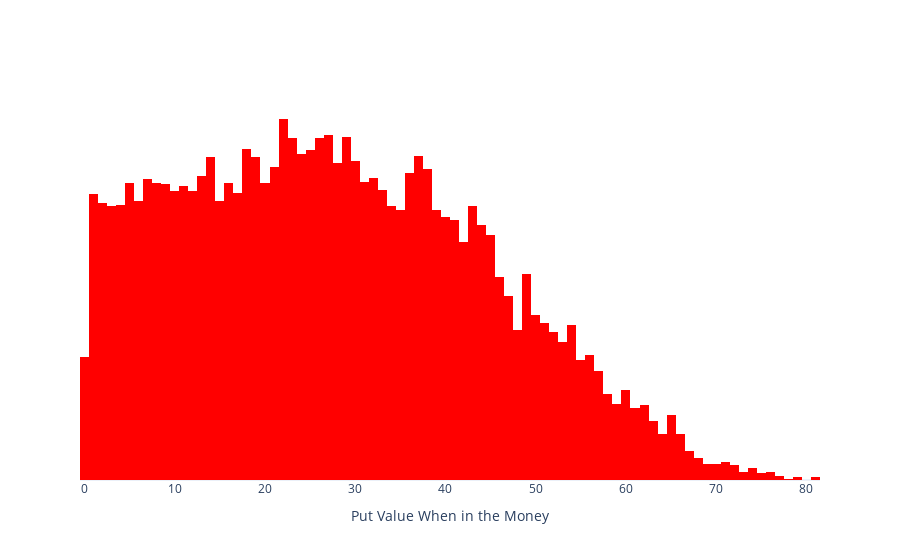

The code cell stored with this chart in its notebook:
### Markdown cell above
# FIGURE (IN THE MONEY PUT)

### Code cell
fig_put = go.Figure(
    go.Histogram(
        x=K-np.array(puts), 
        marker=dict(color='red')
    )
)
fig_put.update_layout(
    xaxis_title="Put Value When in the Money",
    yaxis_tickvals=[],
    template="plotly_white",
)
fig_put.show()

### Figure 1 — Plotly figure (JSON) as saved in the notebook; plotly's stock layout.template omitted (floating-point values rounded to 4 significant figures; data arrays with more than 128 entries replaced by an {"elided": "..."} marker saying what was removed)
{"data": [{"marker": {"color": "red"}, "type": "histogram", "x": {"elided": "11872 float values"}}], "layout": {"xaxis": {"title": {"text": "Put Value When in the Money"}}, "yaxis": {"tickvals": []}}}
